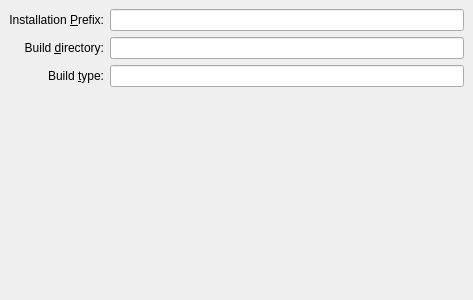
<ui version="4.0" >
 <class>CMakeBuildSettings</class>
 <widget class="QWidget" name="CMakeBuildSettings" >
  <property name="geometry" >
   <rect>
    <x>0</x>
    <y>0</y>
    <width>473</width>
    <height>300</height>
   </rect>
  </property>
  <property name="windowTitle" >
   <string/>
  </property>
  <layout class="QGridLayout" >
   <property name="margin" >
    <number>9</number>
   </property>
   <property name="spacing" >
    <number>6</number>
   </property>
   <item row="0" column="1" >
    <widget class="QLineEdit" name="kcfg_installPrefix" >
     <property name="sizePolicy" >
      <sizepolicy>
       <hsizetype>7</hsizetype>
       <vsizetype>0</vsizetype>
       <horstretch>0</horstretch>
       <verstretch>0</verstretch>
      </sizepolicy>
     </property>
    </widget>
   </item>
   <item row="2" column="1" >
    <widget class="QLineEdit" name="kcfg_buildType" />
   </item>
   <item row="3" column="1" >
    <spacer>
     <property name="orientation" >
      <enum>Qt::Vertical</enum>
     </property>
     <property name="sizeHint" >
      <size>
       <width>287</width>
       <height>111</height>
      </size>
     </property>
    </spacer>
   </item>
   <item row="1" column="1" >
    <widget class="QLineEdit" name="kcfg_buildFolder" />
   </item>
   <item row="1" column="0" >
    <widget class="QLabel" name="label_3" >
     <property name="text" >
      <string>Build &amp;directory:</string>
     </property>
     <property name="alignment" >
      <set>Qt::AlignRight|Qt::AlignTrailing|Qt::AlignVCenter</set>
     </property>
     <property name="buddy" >
      <cstring>kcfg_buildFolder</cstring>
     </property>
    </widget>
   </item>
   <item row="0" column="0" >
    <widget class="QLabel" name="label" >
     <property name="text" >
      <string>Installation &amp;Prefix:</string>
     </property>
     <property name="alignment" >
      <set>Qt::AlignRight|Qt::AlignTrailing|Qt::AlignVCenter</set>
     </property>
     <property name="buddy" >
      <cstring>kcfg_installPrefix</cstring>
     </property>
    </widget>
   </item>
   <item row="2" column="0" >
    <widget class="QLabel" name="label_2" >
     <property name="text" >
      <string>Build &amp;type:</string>
     </property>
     <property name="alignment" >
      <set>Qt::AlignRight|Qt::AlignTrailing|Qt::AlignVCenter</set>
     </property>
     <property name="buddy" >
      <cstring>kcfg_buildType</cstring>
     </property>
    </widget>
   </item>
  </layout>
 </widget>
 <tabstops>
  <tabstop>kcfg_installPrefix</tabstop>
  <tabstop>kcfg_buildType</tabstop>
 </tabstops>
 <resources/>
 <connections/>
</ui>
